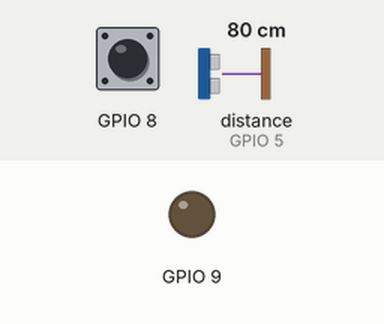
The sketch below on a simulated ESP32. Parts: output pins drawn as LEDs (lit = HIGH). The inputs (shaded band) are chosen by the test bench; at power-on: distance to the obstacle (sensor on GPIO 5) 80 cm, GPIO 8 HIGH. The echo pulse lasts 58.3 µs per cm; WiFi joins after 1.5 s; servers stay silent unless stated; random numbers use the default seed unless the sketch sets one; pins used as bus, display or sensor lines are not drawn; what the sketch prints to the serial monitor is not drawn.

Above: at 14.7 s.
14.8 s: distance to the obstacle (sensor on GPIO 5) set to 2 cm
At 18.56 s:
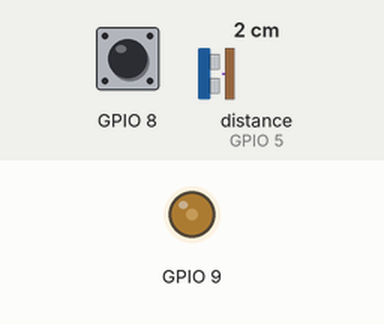
At 19.16 s:
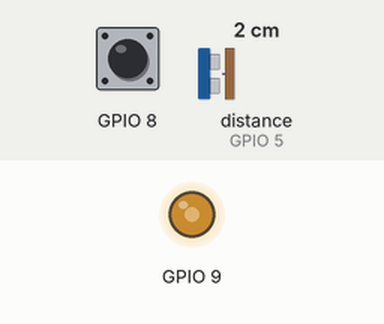
Timing chart, 0 to 23.8 s (numbered marks = the images above; inputs shaded):
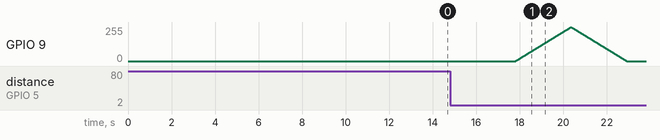

The sketch:

ValentineClock.ino
```cpp
#include <SPI.h>
#include <WiFi.h>
#include <WiFiUdp.h>
#include <SoftwareSerial.h>
#include "stuff.h"

int status = WL_IDLE_STATUS;
char ssid[] = "network";
char pass[] = "password";
int keyIndex = 0;

unsigned int localPort = 2390;

//IPAddress timeServer(192,168,1,1);
 IPAddress timeServer(132, 163, 4, 102); // time-b.timefreq.bldrdoc.gov NTP server
// IPAddress timeServer(132, 163, 4, 103); // time-c.timefreq.bldrdoc.gov NTP server

const int NTP_PACKET_SIZE = 48;

byte packetBuffer[ NTP_PACKET_SIZE];
WiFiUDP Udp;

int time = 0;
int hour = 4;
int minute = 20;
boolean isAM = false;

unsigned long lastUpdate = 0;
unsigned long lastLight = 0;

Valentines test(2,3,9600,6,5,9,8);
void setup(){

  Serial.begin(9600);
  test.powerOn();

  if (WiFi.status() == WL_NO_SHIELD) {
    Serial.println("WiFi shield not present");
    while(true);
  }

  while ( status != WL_CONNECTED) {
//    Serial.print("Connecting: ");
//    Serial.print(ssid);
    test.lcd->clear();
    test.lcd->print("Connecting WiFi");

    // Connect to WPA/WPA2 network. Change this line if using open or WEP network:


    Serial.print("...");
    status = WiFi.begin(ssid,keyIndex,pass);
    // wait 10 seconds for connection:
    delay(5000);
  }
    test.lcd->write(13);
    test.lcd->lightOn();
    test.lcd->print("Done");
//  printWifiStatus();
//  Serial.println("Done.");
    Udp.begin(localPort);

    setTime(getTime());


}

void loop()
{

  unsigned long thisMillis = millis();

  if(test.getButtonState()){
    test.lcd->lightOn();
    test.printRandomMessage(random(400,450),false); //(Pick a number, with noise?)
    test.printDisplay(hour,minute,isAM);//,status);
  }else{

   if(test.getDistance() < 20){
    test.lcd->lightOn();
    delay(3000);
    test.printRandomMessage(random(0,100000),false); //(Pick a number, with noise?)
    test.printDisplay(hour,minute,isAM);//,status);       test.lcd->lightOn();
   }
  }

    if(thisMillis - lastUpdate > 5000){
      lastUpdate = thisMillis;

      setTime(getTime());

      test.printDisplay(hour,minute,isAM);//,status);
      test.lcd->lightOff();
    }

   if(hour == 4){
     if(minute == 20){
       for(int i = 0; i < 255; i++){
         test.setFade(i);
         delay(5);
       }
       for(int i = 255; i >=0; i--){
         test.setFade(i);
         delay(5);
       }
     }
   }


}


  //Serial.print(test.getDistance());
  //Serial.print("\t");

  /*Serial.print(hour);
  Serial.print(":");
  if(minute < 10)
    Serial.print("0");
  Serial.print(minute);

  if(isAM)
    Serial.println("AM");
  else
    Serial.println("PM");
  */

boolean setTime(int newTime){

      if(newTime > 0){
        hour = (newTime / 100) - 8;

      if(hour < 1)
        hour += 24;


       if(hour > 12){
         isAM = false;
         hour -= 12;
       }
       else
         isAM = true;

       minute = newTime % 100;

      return true;
    }

    else{
      return false;
    }

}
int getTime(){

  sendNTPpacket(timeServer);

  delay(1000);

  if ( Udp.parsePacket() ) {

    Udp.read(packetBuffer,NTP_PACKET_SIZE);
    unsigned long highWord = word(packetBuffer[40], packetBuffer[41]);
    unsigned long lowWord = word(packetBuffer[42], packetBuffer[43]);
    unsigned long secsSince1900 = highWord << 16 | lowWord;
    const unsigned long seventyYears = 2208988800UL;
    unsigned long epoch = secsSince1900 - seventyYears;

    int hour = (epoch  % 86400L) / 3600;
    int minute = (epoch % 3600) / 60;
    Serial.print("epoch: ");
    Serial.println(epoch);
    Serial.print(hour);
    Serial.print(":");
    Serial.println(minute);
    return (hour * 100) + minute;
  }
  else  {
    Serial.println("Failed");
    return -1;
  }
}

// send an NTP request to the time server at the given address
unsigned long sendNTPpacket(IPAddress& address)
{
 Serial.println("1");
  // set all bytes in the buffer to 0
  memset(packetBuffer, 0, NTP_PACKET_SIZE);
  // Initialize values needed to form NTP request
  // (see URL above for details on the packets)
  Serial.println("2");
  packetBuffer[0] = 0b11100011;   // LI, Version, Mode
  packetBuffer[1] = 0;     // Stratum, or type of clock
  packetBuffer[2] = 6;     // Polling Interval
  packetBuffer[3] = 0xEC;  // Peer Clock Precision
  // 8 bytes of zero for Root Delay & Root Dispersion
  packetBuffer[12]  = 49;
  packetBuffer[13]  = 0x4E;
  packetBuffer[14]  = 49;
  packetBuffer[15]  = 52;

  Serial.println("3");

  // all NTP fields have been given values, now
  // you can send a packet requesting a timestamp:
  Udp.beginPacket(address, 123); //NTP requests are to port 123
  Serial.println("4");
  Udp.write(packetBuffer,NTP_PACKET_SIZE);
  Serial.println("5");
  Udp.endPacket();
  Serial.println("6");
}


void printWifiStatus(){
  // print the SSID of the network you're attached to:
  Serial.print("SSID: ");
  Serial.println(WiFi.SSID());

  // print your WiFi shield's IP address:
  IPAddress ip = WiFi.localIP();
  Serial.print("IP Address: ");
  Serial.println(ip);

  // print the received signal strength:
  long rssi = WiFi.RSSI();
  Serial.print("signal strength (RSSI):");
  Serial.print(rssi);
  Serial.println(" dBm");
}
```

stuff.h
```cpp
//TODO
//ADD WIFI CHARACTER FOR LCD

#ifndef Stuff_h
#define Stuff_h

#include <Arduino.h>

#include <SoftwareSerial.h>

#define MESSAGE_COUNT 15


class LCD {
  public:
    SoftwareSerial* lcd;

    boolean lightIsOn;

    LCD(int RxPin, int TxPin, int baud){

      lcd = new SoftwareSerial(RxPin,TxPin); //rx, tx

      lcd->begin(baud);

      lcd->write(12);
      lcd->write(22);

    };

    void write(int theInt){
      lcd->write(theInt);
    };

    void toggleLight(){
      if(lightIsOn)
        lightOff();
      else
        lightOn();

    };

    void lightOn(){
      lcd->write(17);
      lightIsOn = true;

    };

    void lightOff(){
      lcd->write(18);
      lightIsOn = false;
    };

    void setPos(unsigned int r,unsigned int c){
      if(r == 0)
        lcd->write(128 + c);
      else
        if(r == 1)
          lcd->write(148 + c);
        else{}

     };

     void clear(){
       lcd->write(12);
     };

     void print(String theString){
        lcd->print(theString);
     };

     void print(int theInt){
        lcd->print(theInt);
     };
     void print(unsigned long theLong){
        lcd->print(theLong);
     };
     void print(unsigned long theLong, int format){
        lcd->print(theLong, HEX);
     };


};

class Valentines{
  public:
  int buttonPin;
  int LEDpin;
  int messageCount;
  int trigPin;
  int echoPin;


  LCD* lcd;


  char* messages[MESSAGE_COUNT]{
    "I love you!",
    "You're         beautiful",
    "You're         wonderful",
    "You're         incredible!",
    "You're perfect",
    "Be my          valentine",
    "Don't ever     change",
    "TR + HP 4-ever",
    "Be Mine",
    "I'm crazy for  you",
    "You light up my heart",
    "You're pretty",
    "Awesome sauce...",
    "I can't        \"resist\" you",
    "You're just    \"watt\" I need"

  };

  Valentines(int newRxPin, int newTxPin, int newBaud, int newTrigPin, int newEchoPin, int newLED, int newButton){
      messageCount = MESSAGE_COUNT;
      trigPin = newTrigPin;
      echoPin = newEchoPin;

      lcd = new LCD(newRxPin,newTxPin,newBaud);

      buttonPin = newButton;

      LEDpin = newLED;

      pinMode(newTrigPin, OUTPUT);
      pinMode(newEchoPin, INPUT);


      pinMode(buttonPin,INPUT_PULLUP);
  };

  void rickRoll(){
    lcd->lightOn();

    lcd->clear();
    lcd->print("Never gonna give you up");
    for(int i = 0; i < 255; i++){
      setFade(i);
      delay(10);
    }

//    delay(2000);
    lcd->clear();
    lcd->print("Never gonna let you down");
    for(int i = 255; i > 0; i--){
      setFade(i);
      delay(10);
    }

//    delay(2000);

    lcd->clear();
    lcd->print("Never gonna run around");
    for(int i = 0; i < 255; i++){
      setFade(i);
      delay(10);
    }

//''    delay(1000);

    lcd->clear();
    lcd->print("and desert you");
    for(int i = 255; i > 0; i--){
      setFade(i);
      delay(10);
    }
//    delay(2000);
    lcd->clear();
    lcd->print("Never gonna make you cry");
    for(int i = 0; i < 255; i++){
      setFade(i);
      delay(10);
    }

    //delay(2000);
    lcd->clear();
    lcd->print("Never gonna say goodbye");
    for(int i = 255; i > 0; i--){
      setFade(i);
      delay(10);
    }

//    delay(2000);

    lcd->clear();
    lcd->print("Never gonna tell a lie");
    for(int i = 0; i < 255; i++){
      setFade(i);
      delay(10);
    }

//    delay(1000);

    lcd->clear();
    lcd->print("and hurt you :P");
    for(int i = 0; i < 255; i++){
      setFade(i);
      delay(10);
    }

//    delay(2000);

    lcd->lightOff();

    for(int i = 255; i >= 0; i--){
      setFade(i);
      delay(10);
    }

  }

  void setFade(int newFade){
    analogWrite(LEDpin,newFade);
  };

  long getDistance(){
    long duration, distance;
    digitalWrite(trigPin, LOW);  // Added this line
    delayMicroseconds(2); // Added this line
    digitalWrite(trigPin, HIGH);
    //  delayMicroseconds(1000); - Removed this line
    delayMicroseconds(10); // Added this line
    digitalWrite(trigPin, LOW);
    duration = pulseIn(echoPin, HIGH);
    distance = (duration/2) / 29.1;

    return distance;
  };

  boolean getButtonState(){
    return !digitalRead(buttonPin);
  };

  char* printRandomMessage(int magicNumber, boolean withNoise){
    if(magicNumber == 420){
      rickRoll();
      return "RickRolled";
    }

    if(withNoise){
     lcd->write(213);
     lcd->write(228);

     lcd->write(213);
     lcd->write(223);

     lcd->write(212);
     lcd->write(227);

     lcd->write(213);
     lcd->write(220);
    }

    randomSeed(magicNumber);
    char* thisMessage = messages[random(messageCount)];

    lcd-> clear();

    lcd->lightOn();

    lcd->write(1);
    lcd->print(thisMessage);
    lcd->write(1);

    for(int i = 0; i < 255; i++){
      analogWrite(9,i);
      delay(10);
    }

    for(int i = 255; i > 0; i--){
      analogWrite(9,i);
      delay(10);
    }

    analogWrite(9,0);

    lcd->lightOff();

    lcd->clear();

    return thisMessage;

  };

  void printDisplay(int thisHour, int thisMinute, boolean thisAM){//, int wifiStatus){
    lcd->clear();

/*
    if(!wifiStatus)
      lcd->print("!");
    else
       lcd->write(2);
*/
//    lcd->setPos(0,8);
    if(thisAM){
      if(thisHour > 6 && thisHour < 12){
        lcd->print("Good morning!");
        lcd->write(13);
        lcd->print("It's ");
      }
      else{
        lcd->print("You're beautiful");
        lcd->print("It's ");
      }
    }
    else{
      if(thisHour > 10){
        lcd->print("Good night :)");
        lcd->write(13);
        lcd->print("It's ");
      }else{
        lcd->print("I love you!");
        lcd->write(13);
        lcd->print("It's ");
      }
    }

      //Uncomment for space-padded hour
//    if(thisHour < 10)
//      lcd->print(" ");

    lcd->print(thisHour);
    lcd->print(":");

    if(thisMinute < 10)
      lcd->print("0");

    lcd->print(thisMinute);

    if(thisAM)
      lcd->print("AM");
    else
      lcd->print("PM");

  }

  void printMessage(int index){
    if(index > messageCount){

    lcd->lightOn();

    lcd->write(1);
    lcd->print(messages[index]);
    lcd->write(1);

    for(int i = 0; i < 255; i++){
      analogWrite(9,i);
      delay(10);
    }

    for(int i = 255; i > 0; i--){
      analogWrite(9,i);
      delay(10);
    }

    analogWrite(9,0);

    lcd->lightOff();

    lcd->clear();

    }

  };

  void createHeart(){
   lcd->write(249);

 lcd->write(10);
 lcd->write(31);
 lcd->write(31);
 lcd->write(31);

 lcd->write(14);
 lcd->write(14);
 lcd->write(4);
 lcd->write(0);
};

void powerOn(){
   createHeart();

   lcd->clear();
   lcd->lightOn();


   lcd->write(1);
   lcd->write(1);
   lcd->write(1);
   lcd->print("I Love You");
   lcd->write(1);
   lcd->write(1);
   lcd->write(1);

   for (int i = 0; i < 16; i++)
     lcd->write(1);

    for(int i = 0; i < 255; i++){
      analogWrite(9,i);
      delay(5);
    }

    for(int i = 255; i > 0; i--){
      analogWrite(9,i);
      delay(5);
    }

    analogWrite(9,0);


   lcd->clear();
   lcd->lightOff();


  };


};
#endif
```

Measured:
- after the input at 14.8 s, GPIO 9: rises from 0/255 to 255/255 in 2.5 s, then falls to 0/255 in 2.6 s
